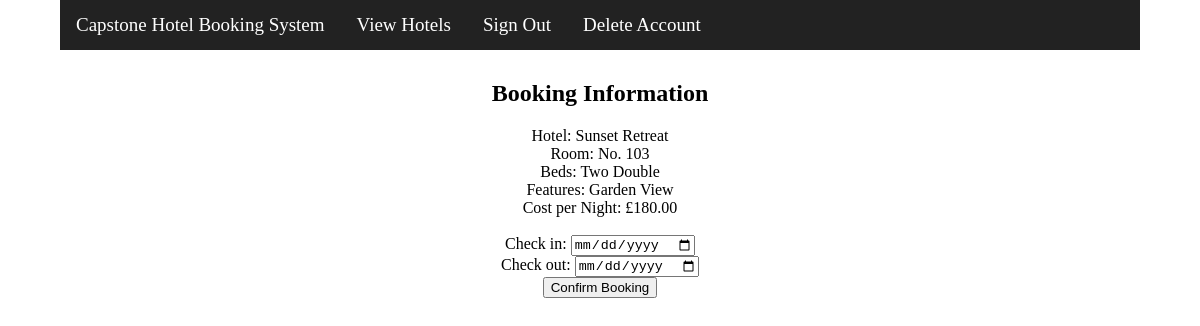
/booking_create/3/3 (signed in), run on the app's committed database.
### Hotels/models.py (models this page shows)
class Hotel(models.Model):
    name = models.CharField(max_length=100)
    address_line_1 = models.TextField()
    address_line_2 = models.TextField()
    town_city = models.TextField()
    country = models.TextField()
    description = models.TextField()

class Room(models.Model):
    hotel = models.ForeignKey(Hotel, on_delete=models.CASCADE)
    room_designation = models.TextField()
    room_beds = models.TextField()
    room_features = models.TextField()
    description = models.TextField()
    price_per_night = models.DecimalField(max_digits=10, decimal_places=2)
    availability = models.BooleanField(default=True)

### Bookings/views.py (the view, shortened to what this page needs)
# urls.py: path('booking_create/<str:hotel_id>/<str:room_id>', views.BookingCreate, name='Create Booking'),
@login_required(login_url='/account/sign_in')
def BookingCreate(request, hotel_id, room_id):
    template = loader.get_template("booking_create.html")
    context = {"hotel": Hotel.objects.filter(id=hotel_id).values()[0],
               "room": Room.objects.filter(id=room_id).values()[0],
               "form": BookingCreateForm()}
    context["page_state"] = 0
    return HttpResponse(template.render(context, request))

### Bookings/forms.py
class BookingCreateForm(forms.Form):
    min_date_in = datetime.datetime.today()
    min_date_out = min_date_in + relativedelta(days=1)
    check_in = forms.DateField(widget = forms.DateInput(attrs={"type":"date","min":min_date_in}))
    check_out = forms.DateField(widget = forms.DateInput(attrs={"type":"date","min":min_date_out}))

### Bookings/templates/booking_create.html (shortened to what this page needs)
<!DOCTYPE html>
<html>
    <head>
    </head>
    <body>
        {% include 'page_header.html' %}
        <h2>Booking Information</h2>
        <a>Hotel: {{ hotel.name }}</a> <br>
        <a>Room: {{ room.room_designation }}</a> <br>
        <a>Beds: {{ room.room_beds }}</a> <br>
        <a>Features: {{ room.room_features }}</a> <br>
        <a>Cost per Night: £{{ room.price_per_night }}</a> <br> <br>
        <form method="POST">
            {{ form }}
            <input type="submit" value="Confirm Booking">
        </form>
    </body>
</html>

### Core/static/css/base.css (style rules this page uses)
body { text-align:center; margin:0px; }

### data on the page
Hotel: name "Sunset Retreat"
Room: room_designation "No. 103", room_beds "Two Double", room_features "Garden View", price_per_night "180.00"
